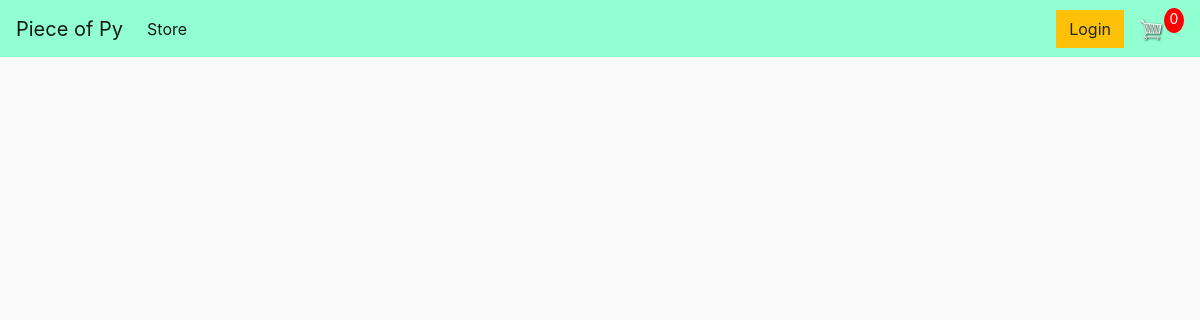
Before: / with the older database file.
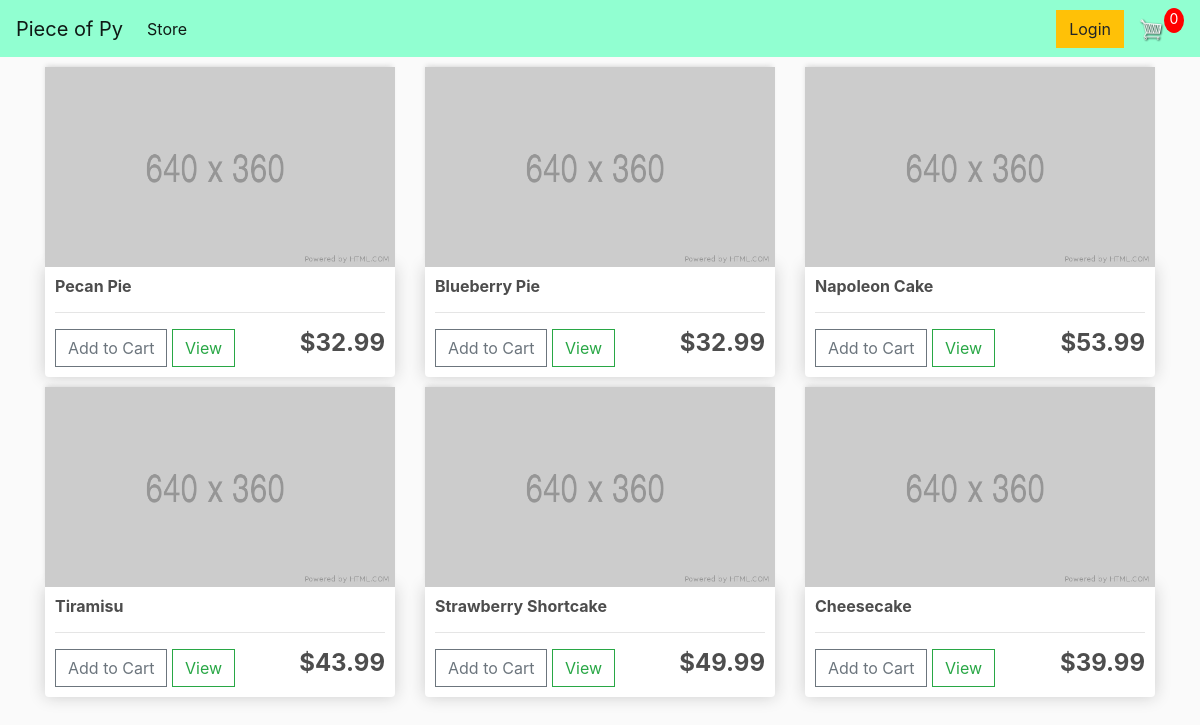
After: the same page with the newer database file.
### store/models.py (models this page shows, shortened)
class Product(models.Model):
  name = models.CharField(max_length=200, null=True)
  price = models.FloatField()
  digital = models.BooleanField(default=False, null=True, blank=True)

### store/views.py (the view)
# urls.py: path('', include('store.urls'))
def store(request):
	products = Product.objects.all()
	context = {'products':products}
	return render(request, 'store/store.html', context)

### store/templates/store/store.html
{% extends 'store/main.html' %} {% load static %} {% block content %}
<link rel="stylesheet" type="text/css" href="{% static 'css/main.css' %}" />
<div class="row">
  {% for product in products %}
  <div class="col-lg-4">
    <img class="thumbnail" src="{% static 'images/placeholder.png' %}" alt="" />
    <div class="box-element product">
      <h6><strong>{{product.name}}</strong></h6>
      <hr />
      <button class="btn btn-outline-secondary add-btn">Add to Cart</button>
      <a class="btn btn-outline-success" href="#">View</a>
      <h4 style="display: inline-block; float: right"><strong>${{product.price|floatformat:2}}</strong></h4>
    </div>
  </div>
    {% endfor %}
{% endblock content %}

### store/templates/store/main.html (shortened to what this page needs)
<!DOCTYPE html>
{% load static %}
<html lang="en">
<head>
  <link rel="stylesheet" href="https://stackpath.bootstrapcdn.com/bootstrap/4.4.1/css/bootstrap.min.css">
<link rel="stylesheet" type="text/css" href="{% static 'css/main.css' %}">
</head>
<body>
  <nav class="navbar navbar-expand-lg navbar-light" style="background-color: #91FFD1; background-image: url('https://res.cloudinary.com/dmxibubc5/image/upload/v1608873099/more-leaves_gzrjcc.png');">
  <a class="navbar-brand" href="{% url 'store' %}">Piece of Py</a>
  <div class="collapse navbar-collapse" id="navbarSupportedContent">
    <ul class="navbar-nav mr-auto">
      <li class="nav-item active">
        <a class="nav-link" href="{% url 'store' %}">Store <span class="sr-only">(current)</span></a>
      </li>
    </ul>
    <div class="form-inline my-2 my-lg-0">
	     	<a href="#"class="btn btn-warning">Login</a>
	     	<a href="{% url 'cart' %}">
	    		<img  id="cart-icon" src="{% static 'images/cart.png' %}">
	    	</a>
	    	<p id="cart-total">0</p>
	    </div>
  </div>
</nav>
  <div class="container">
    {% block content %}
    {% endblock content %}
  </div>
</body>
</html>
</body>
</html>

### static/css/main.css (style rules this page uses)
body { background-color: hsl(0, 0%, 98%); }
h1,h2,h3,h4,h5,h6 { color:hsl(0, 0%, 30%); }
.box-element { box-shadow:hsl(0, 0%, 80%) 0 0 16px; background-color: #fff; border-radius: 4px; padding: 10px; }
.thumbnail { width: 100%; height: 200px; -webkit-box-shadow: -1px -3px 5px -2px rgba(214,214,214,1); -moz-box-shadow: -1px -3px 5px -2px rgba(214,214,214,1); box-shadow: -1px -3px 5px -2px rgba(214,214,214,1); }
.product { border-radius: 0 0 4px 4px; }
#cart-icon { width:25px; display: inline-block; margin-left: 15px; }
#cart-total { display: block; text-align: center; color:#fff; background-color: red; width: 20px; height: 25px; border-radius: 50%; font-size: 14px; }
.col-lg-4, .col-lg-6, .col-lg-8, .col-lg-12 { margin-top: 10px; }
.btn { border-radius: 0; }

Changed rows visible on the page:
added Product: name "Pecan Pie", price "32.99"
added Product: name "Blueberry Pie", price "32.99"
added Product: name "Napoleon Cake", price "53.99"
added Product: name "Tiramisu", price "43.99"
added Product: name "Strawberry Shortcake", price "49.99"
added Product: name "Cheesecake", price "39.99"
